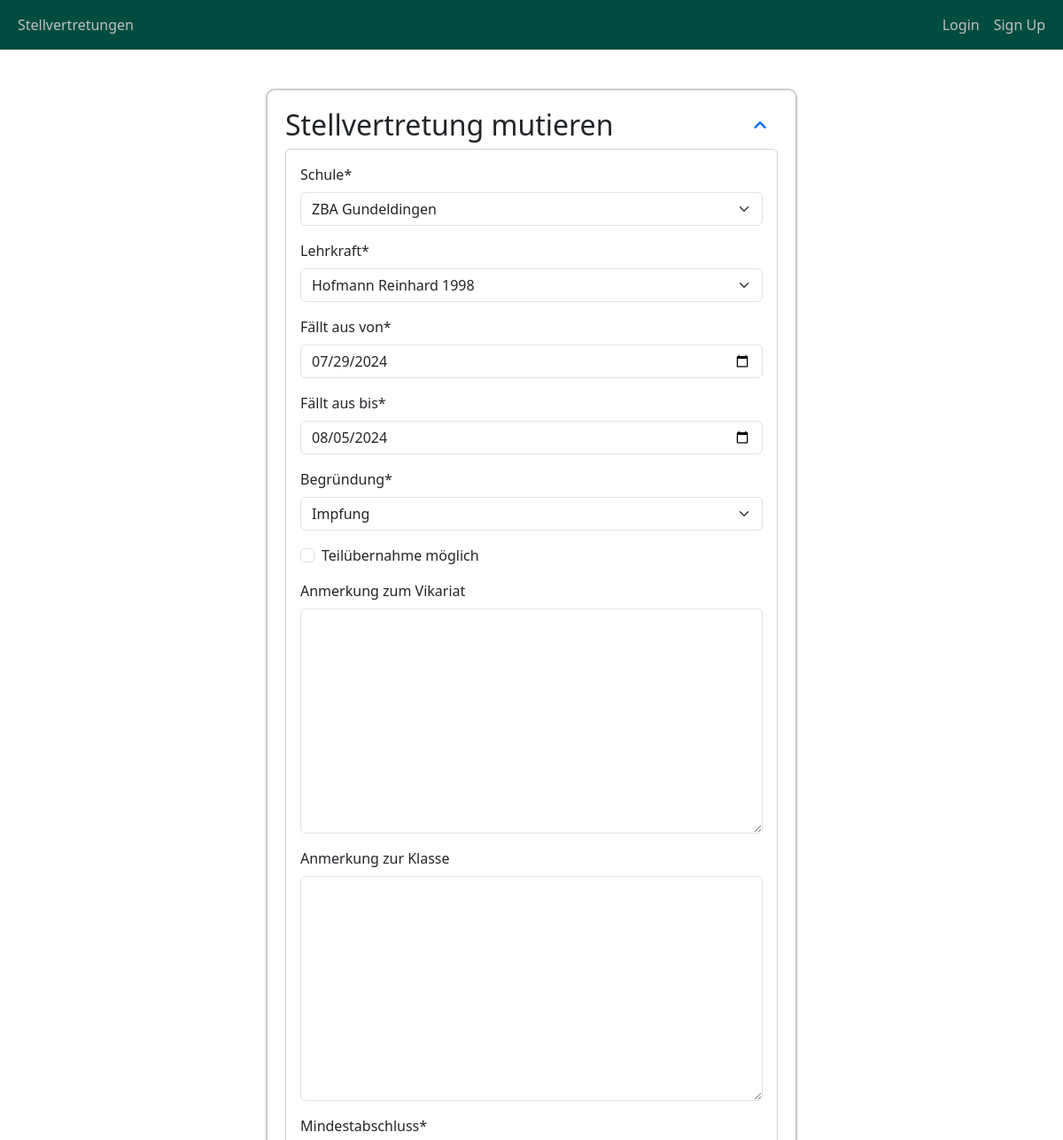
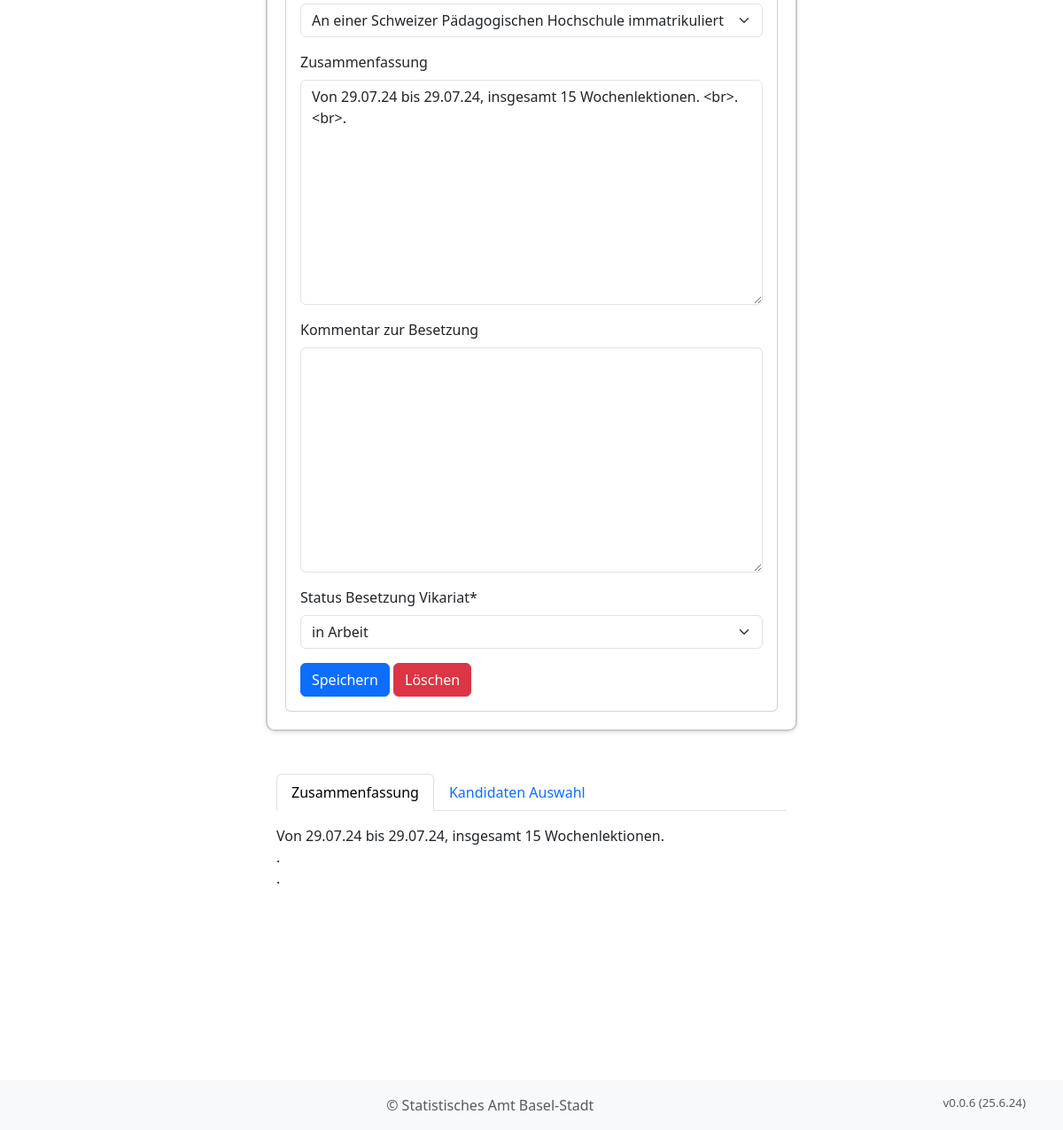
Screenshot of /school_management/substitution/1/ with the database file from the repository (2 pictures, top to bottom).
### school_management/models.py (models this page shows, shortened)
class Substitution(models.Model):
    school = models.ForeignKey(
        School,
        on_delete=models.CASCADE,
        related_name="substitution_schools",
        verbose_name="Schule",
    )
    teacher = models.ForeignKey(
        Person,
        on_delete=models.CASCADE,
        related_name="teacher_substitutions",
        verbose_name="Lehrkraft",
    )
    start_date = models.DateField(verbose_name="Fällt aus von")
    end_date = models.DateField(verbose_name="Fällt aus bis")
    cause = models.ForeignKey(
        SubstitutionCause(),
        on_delete=models.CASCADE,
        related_name="substitution_causes",
        verbose_name="Begründung",
    )
    partial_substitution_possible = models.BooleanField(
        verbose_name="Teilübernahme möglich", default=False
    )
    comment_subsitution = models.TextField(
        verbose_name="Anmerkung zum Vikariat", blank=True, max_length=500
    )
    comment_class = models.TextField(
        verbose_name="Anmerkung zur Klasse", blank=True, max_length=500
    )
    minimum_qualification = models.ForeignKey(
        Qualification,
        on_delete=models.CASCADE,
        related_name="substitution_certificates",
        verbose_name="Mindestabschluss",
        default=1,
    )
    classes = models.TextField(verbose_name="Klassen", blank=True, max_length=500)
    levels = models.TextField(verbose_name="Stufen", blank=True, max_length=500)
    subjects = models.TextField(verbose_name="Fächer", blank=True, max_length=500)
    summary = models.TextField(verbose_name="Zusammenfassung", blank=True, max_length=1000)
    mo_am = models.BooleanField(verbose_name="Montag Vormittag", default=False)
    mo_pm = models.BooleanField(verbose_name="Montag Nachmittag", default=False)
    tu_am = models.BooleanField(verbose_name="Dienstag Vormittag", default=False)
    tu_pm = models.BooleanField(verbose_name="Dienstag Nachmittag", default=False)
    we_am = models.BooleanField(verbose_name="Mittwoch Vormittag", default=False)
    we_pm = models.BooleanField(verbose_name="Mittwoch Nachmittag", default=False)
    th_am = models.BooleanField(verbose_name="Donnerstag Vormittag", default=False)
    th_pm = models.BooleanField(verbose_name="Donnerstag Nachmittag", default=False)
    fr_am = models.BooleanField(verbose_name="Freitag Vormittag", default=False)
    fr_pm = models.BooleanField(verbose_name="Freitag Nachmittag", default=False)
    selection_comment = models.TextField(verbose_name="Kommentar zur Besetzung", blank=True, max_length=500)
    status = models.ForeignKey(
        SubstitutionStatus,
        on_delete=models.SET_DEFAULT,
        default=3,
        related_name="substitution_status",
        verbose_name="Status Besetzung Vikariat",
    )
    created_timestamp = models.DateTimeField(auto_now_add=True, null=True)
    class Meta:
        verbose_name = "Stellvertretung"
        verbose_name_plural = "Stellvertretungen"

### school_management/views.py (the view, shortened to what this page needs)
class SubstitutionEditView(UpdateView):
    model = Substitution
    form_class = SubstitutionForm
    template_name = "school_management/substitution_edit.html"
    success_url = reverse_lazy("substitution_admin_list")
    def get_object(self, queryset=None):
        pk = self.kwargs.get("pk")
        if pk:
            return get_object_or_404(Substitution, pk=pk)
        return None
    def get_context_data(self, **kwargs):
        context = super().get_context_data(**kwargs)
        substitution = self.get_object()
        if substitution:
            context['substitution_candidates'] = substitution.substitution_candidates.all().order_by('-rating')
        else:
            context['substitution_candidates'] = []
        return context

### school_management/forms.py
class SubstitutionForm(forms.ModelForm):
    class Meta:
        model = Substitution
        exclude =  [
            "mo_am",
            "mo_pm",
            "tu_am",
            "tu_pm",
            "we_am",
            "we_pm",
            "th_am",
            "th_pm",
            "fr_am",
            "fr_pm",
            "classes",
            "levels",
            "subjects",
        ]
        widgets = {
            "start_date": forms.DateInput(
                attrs={"type": "date", "class": "form-control"}
            ),
            "end_date": forms.DateInput(
                attrs={"type": "date", "class": "form-control"}
            ),
        }

### school_management/models.py (called while the page is built)
    def __str__(self):
        return self.name

    def __str__(self):
        return self.name

    def __str__(self):
        return self.name

    def __str__(self):
        return self.name

    @property
    def fullname(self):
        return f"{self.last_name} {self.first_name}"

    def __str__(self):
        return f"{self.last_name} {self.first_name} {self.year_of_birth}"

### school_management/templatetags/user_tags.py (called while the page is built)
@register.filter(name='is_in_group')
def is_in_group(user, group_name):
    if user.is_authenticated:
        return user.groups.filter(name=group_name).exists()
    return False

### templates/school_management/substitution_edit.html (shortened to what this page needs)
{% extends "base.html" %}
{% load crispy_forms_tags %}
{% block content %}
<div class="col-md-6 offset-md-3">
  <div class="form-container">
    <h2 class="d-flex justify-content-between align-items-center">
      Stellvertretung mutieren
      <a href="#collapseForm" data-bs-toggle="collapse" aria-expanded="true" aria-controls="collapseForm" class="btn btn-link toggle-link">
        <i class="fas fa-chevron-up"></i>
      </a>
    </h2>
    <div class="collapse show" id="collapseForm">
      <div class="card card-body">
        <form method="post">
          {{ form|crispy }}
          <button type="submit" name="action" value="save" class="btn btn-primary">Speichern</button>
          <button type="submit" name="action" value="delete" class="btn btn-danger">Löschen</button>
        </form>
      </div>
    </div>
  </div>
  <div class="container mt-5">
    <ul class="nav nav-tabs" id="myTab" role="tablist">
      <li class="nav-item" role="presentation">
        <button class="nav-link active" id="zusammenfassung-tab" data-bs-toggle="tab" data-bs-target="#zusammenfassung" type="button" role="tab" aria-controls="zusammenfassung" aria-selected="true">Zusammenfassung</button>
      </li>
      <li class="nav-item" role="presentation">
        <button class="nav-link" id="kandidaten-tab" data-bs-toggle="tab" data-bs-target="#kandidaten" type="button" role="tab" aria-controls="kandidaten" aria-selected="false">Kandidaten Auswahl</button>
      </li>
    </ul>
    <div class="tab-content" id="myTabContent">
      <div class="tab-pane fade show active" id="zusammenfassung" role="tabpanel" aria-labelledby="zusammenfassung-tab">
        <div class="mt-3">
          <p>{{ substitution.summary|safe }}</p>
        </div>
      </div>
          </div>
  </div>
</div>
<div aria-live="polite" aria-atomic="true" style="position: relative; min-height: 200px;">
</div>
{% endblock %}

### static/css/styles.css (style rules this page uses)
.form-container { width: 100%; margin: 20px auto; border: 2px solid #ccc; padding: 20px; border-radius: 10px; box-shadow: 0 2px 4px rgba(0,0,0,0.1); }

### rows the page displays
Substitution: school "ZBA Gundeldingen", teacher "Hofmann Reinhard 1998", start_date "07/29/2024", end_date "08/05/2024", cause "Impfung", minimum_qualification "An einer Schweizer Pädagogischen Hochschule immatrikuliert", summary "Von 29.07.24 bis 29.07.24, insgesamt 15 Wochenlektionen. <br>.<br>.", status "in Arbeit", summary "Von 29.07.24 bis 29.07.24, insgesamt 15 Wochenlektionen. . ."
